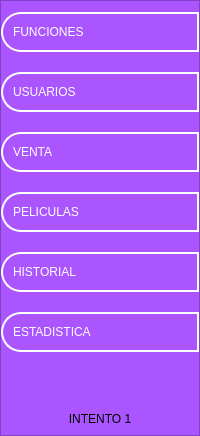
        <widget class="QFrame" name="frame_lateral">
         <property name="minimumSize">
          <size>
           <width>200</width>
           <height>0</height>
          </size>
         </property>
         <property name="maximumSize">
          <size>
           <width>0</width>
           <height>16777215</height>
          </size>
         </property>
         <property name="layoutDirection">
          <enum>Qt::LeftToRight</enum>
         </property>
         <property name="autoFillBackground">
          <bool>false</bool>
         </property>
         <property name="styleSheet">
          <string notr="true">QFrame {
    background-color: #aa55ff;
}

QPushButton {
    background-color: #aa55ff;
    border: 2px solid #fff;
    border-top-left-radius: 20px;
    border-bottom-left-radius: 20px;
    padding: 10px;
    color: white;
    font: 75 12pt &quot;Arial Narrow&quot;;
    text-align: left;
}

QPushButton:hover {
    background-color: #ffffff;
    border: 2px solid #aa55ff;
    color: #aa55ff;
    text-align: left;
}
</string>
         </property>
         <property name="frameShape">
          <enum>QFrame::StyledPanel</enum>
         </property>
         <property name="frameShadow">
          <enum>QFrame::Plain</enum>
         </property>
         <layout class="QVBoxLayout" name="verticalLayout_2">
          <property name="spacing">
           <number>20</number>
          </property>
          <property name="leftMargin">
           <number>0</number>
          </property>
          <property name="rightMargin">
           <number>0</number>
          </property>
          <property name="bottomMargin">
           <number>9</number>
          </property>
          <item>
           <widget class="QPushButton" name="bt_inicio">
            <property name="minimumSize">
             <size>
              <width>0</width>
              <height>40</height>
             </size>
            </property>
            <property name="contextMenuPolicy">
             <enum>Qt::DefaultContextMenu</enum>
            </property>
            <property name="layoutDirection">
             <enum>Qt::LeftToRight</enum>
            </property>
            <property name="text">
             <string>FUNCIONES</string>
            </property>
            <property name="icon">
             <iconset>
              <normaloff>../icons/inteligencia-artificial.png</normaloff>../icons/inteligencia-artificial.png</iconset>
            </property>
            <property name="iconSize">
             <size>
              <width>32</width>
              <height>32</height>
             </size>
            </property>
           </widget>
          </item>
          <item>
           <widget class="QPushButton" name="bt_uno">
            <property name="minimumSize">
             <size>
              <width>0</width>
              <height>40</height>
             </size>
            </property>
            <property name="toolTipDuration">
             <number>0</number>
            </property>
            <property name="styleSheet">
             <string notr="true"/>
            </property>
            <property name="text">
             <string>USUARIOS</string>
            </property>
            <property name="icon">
             <iconset>
              <normaloff>../icons/base-de-datos.png</normaloff>../icons/base-de-datos.png</iconset>
            </property>
            <property name="iconSize">
             <size>
              <width>32</width>
              <height>32</height>
             </size>
            </property>
           </widget>
          </item>
          <item>
           <widget class="QPushButton" name="bt_dos">
            <property name="minimumSize">
             <size>
              <width>0</width>
              <height>40</height>
             </size>
            </property>
            <property name="styleSheet">
             <string notr="true"/>
            </property>
            <property name="text">
             <string>VENTA</string>
            </property>
            <property name="icon">
             <iconset>
              <normaloff>../icons/chip.png</normaloff>../icons/chip.png</iconset>
            </property>
            <property name="iconSize">
             <size>
              <width>32</width>
              <height>32</height>
             </size>
            </property>
           </widget>
          </item>
          <item>
           <widget class="QPushButton" name="bt_tres">
            <property name="minimumSize">
             <size>
              <width>0</width>
              <height>40</height>
             </size>
            </property>
            <property name="styleSheet">
             <string notr="true"/>
            </property>
            <property name="text">
             <string>PELICULAS</string>
            </property>
            <property name="icon">
             <iconset>
              <normaloff>../../Pruebas_para_Proyecto_Practicas/Menu_Lateral_desplegable_1/PyQt5-main/PyQt5-main/Menu Lateral desplegable/moto.png</normaloff>../../Pruebas_para_Proyecto_Practicas/Menu_Lateral_desplegable_1/PyQt5-main/PyQt5-main/Menu Lateral desplegable/moto.png</iconset>
            </property>
            <property name="iconSize">
             <size>
              <width>32</width>
              <height>32</height>
             </size>
            </property>
           </widget>
          </item>
          <item>
           <widget class="QPushButton" name="bt_cuatro">
            <property name="minimumSize">
             <size>
              <width>0</width>
              <height>40</height>
             </size>
            </property>
            <property name="styleSheet">
             <string notr="true"/>
            </property>
            <property name="text">
             <string>HISTORIAL</string>
            </property>
            <property name="icon">
             <iconset>
              <normaloff>../../Pruebas_para_Proyecto_Practicas/Menu_Lateral_desplegable_1/PyQt5-main/PyQt5-main/Menu Lateral desplegable/encriptado.png</normaloff>../../Pruebas_para_Proyecto_Practicas/Menu_Lateral_desplegable_1/PyQt5-main/PyQt5-main/Menu Lateral desplegable/encriptado.png</iconset>
            </property>
            <property name="iconSize">
             <size>
              <width>32</width>
              <height>32</height>
             </size>
            </property>
           </widget>
          </item>
          <item>
           <widget class="QPushButton" name="bt_cinco">
            <property name="minimumSize">
             <size>
              <width>0</width>
              <height>40</height>
             </size>
            </property>
            <property name="styleSheet">
             <string notr="true"/>
            </property>
            <property name="text">
             <string>ESTADISTICA</string>
            </property>
            <property name="icon">
             <iconset>
              <normaloff>../../Pruebas_para_Proyecto_Practicas/Menu_Lateral_desplegable_1/PyQt5-main/PyQt5-main/Menu Lateral desplegable/videojuego.png</normaloff>../../Pruebas_para_Proyecto_Practicas/Menu_Lateral_desplegable_1/PyQt5-main/PyQt5-main/Menu Lateral desplegable/videojuego.png</iconset>
            </property>
            <property name="iconSize">
             <size>
              <width>32</width>
              <height>32</height>
             </size>
            </property>
           </widget>
          </item>
          <item>
           <spacer name="verticalSpacer">
            <property name="orientation">
             <enum>Qt::Vertical</enum>
            </property>
            <property name="sizeHint" stdset="0">
             <size>
              <width>20</width>
              <height>40</height>
             </size>
            </property>
           </spacer>
          </item>
          <item>
           <widget class="QLabel" name="label_bienvenida">
            <property name="styleSheet">
             <string notr="true"/>
            </property>
            <property name="text">
             <string>INTENTO 1</string>
            </property>
            <property name="alignment">
             <set>Qt::AlignCenter</set>
            </property>
           </widget>
          </item>
         </layout>
        </widget>
